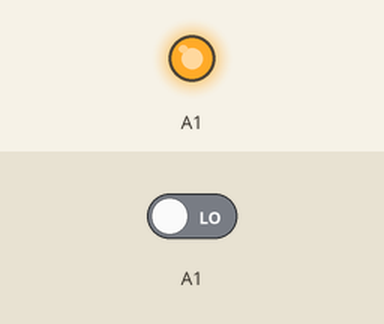
The sketch below on a simulated Arduino Uno, built with avr-gcc and run on an emulated ATmega328P. Parts: output pins drawn as LEDs (lit = HIGH). Inputs (shaded band) come from the test bench; at power-on: A1 LOW.

Above: at 1.1 s.
Timing chart, 0 to 2.6 s (numbered marks = the images above):
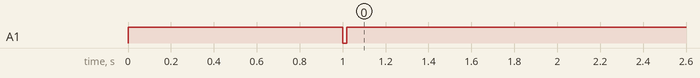

The sketch:

Exp6a.ino
```cpp
int dataarray[41];
int i;
float RH;
int temperature;
int j = 0;
int t = 0;


void setup() {
  Serial.begin(9600);
  pinMode(A1, OUTPUT);
  digitalWrite(A1, HIGH);
  delay(1000);
  digitalWrite(A1, LOW);
  delay(20);
  digitalWrite(A1, HIGH);
  delayMicroseconds(20);
  pinMode(A1, INPUT);
  delayMicroseconds(160);
}

void loop() {
  for(i=0;i<40;i++){
    while(digitalRead(A1)==LOW);
    t = micros();
    while(digitalRead(A1)==HIGH);
    t = micros() - t;
    if(t>50){
      dataarray[i] = 1;
    }
    else{
      dataarray[i] = 0;
    }
  }
  RH = 0;
  j=0;
  for(i=7;i>-8;i--){
      RH += dataarray[j] * pow(2,i);
      j++;
  }
  Serial.println(RH);
}
```
